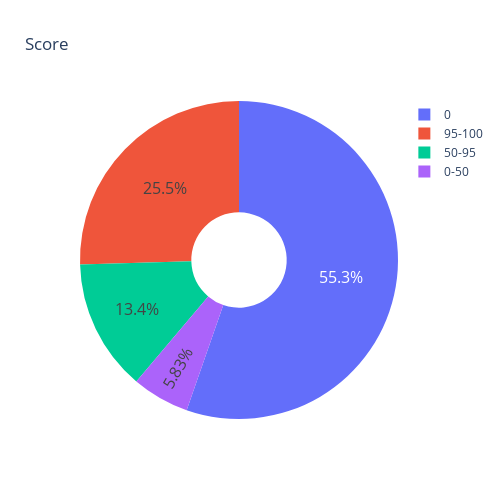

Write notebook code for a chart like this one.
### Code cell
labels = data1.groupby('category_score')['Review Scores Rating'].count().keys()
amount = data1.groupby('category_score')['Review Scores Rating'].count()

fig = px.pie(values=amount, names=labels, title='Score', hole=.3, width=500, height=500)

fig.update_layout(uniformtext_minsize=16, uniformtext_mode='hide')
fig.show()

### Figure 1 — Plotly figure (JSON) as saved in the notebook; plotly's stock layout.template omitted (floating-point values rounded to 4 significant figures)
{"data": [{"domain": {"x": [0, 1], "y": [0, 1]}, "hole": 0.3, "hovertemplate": "label=%{label}<br>value=%{value}<extra></extra>", "labels": ["0", "0-50", "50-95", "95-100"], "legendgroup": "", "name": "", "showlegend": true, "type": "pie", "values": [19290, 2033, 4661, 8873]}], "layout": {"height": 500, "legend": {"tracegroupgap": 0}, "title": {"text": "Score"}, "uniformtext": {"minsize": 16, "mode": "hide"}, "width": 500}}
